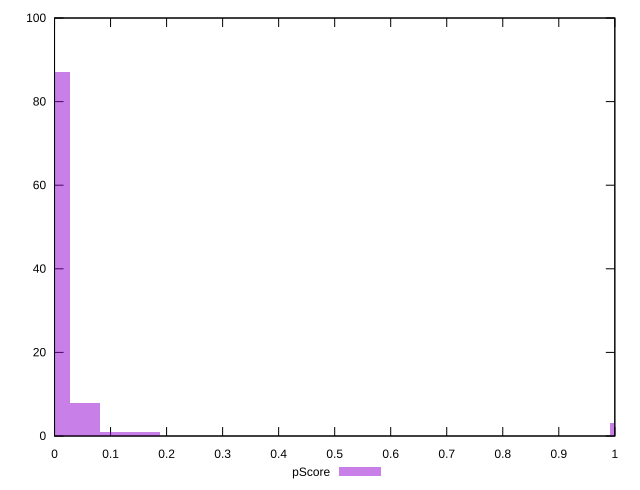

Write the gnuplot code that produced this figure.
reset

$pScore <<EOF
0.053586701424480604 8
1.0181473270651316 3
0.10717340284896121 1
0 87
0.1607601042734418 1
EOF

set key outside below
set boxwidth 0.053586701424480604
set xrange [1.8615026187163153e-10:0.9999993380488856]
set yrange [0:100]
set trange [0:100]
set style fill transparent solid 0.5 noborder
set terminal svg size 640, 490 enhanced background rgb 'white'
set output "report/report_00029_2021-02-24T13-36-40.390Z/estimated-input-latency/samples/music/pScore/histogram.svg"

plot $pScore title "pScore" with boxes

reset
